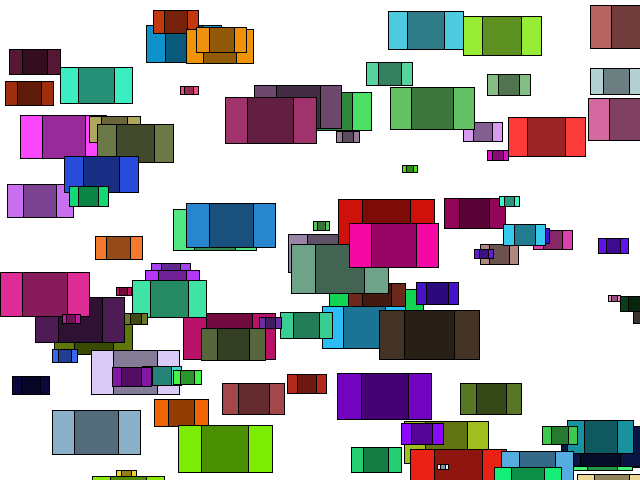
Frame 1 (no input)
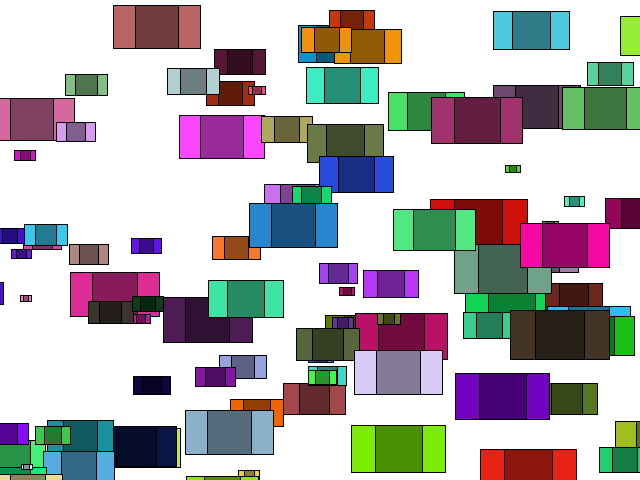
Frame 60 (the mouse pressed at the canvas centre just before this capture)
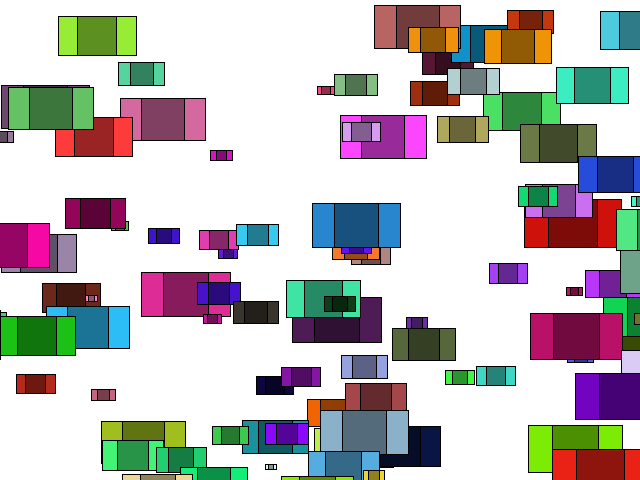
Frame 120 (the mouse held since frame 60 and released just before this capture)

The Processing sketch that drew these frames (run headless with seeded random() and noise(); from frame 60 on, the mouse is pressed at the canvas centre):

// Processing sketch: OOP_02
// ── OOP_02.pde
/*
Programación Basada en Objetos
(Object Oriented Programing - OOP)
Francisco Zamorano
Junio 2017
 
Modificado de Sergio Majluf, Nov. 2106
https://github.com/sergiomajluf/Programacion/tree/master/S6/Para%20Mostrar/miTaxi
*/

int nAutos = 100;
Auto [] autos = new Auto[nAutos];


void setup() {
  size(640, 480);
  
  for (int i=0; i<nAutos; i++) {
    color miColor = color(random(255),random(255),random(255), 255);
    float posX = random(width);
    float posY = random(height);
    float carSize = random(10,100);
    float vel = random(1, 5);
    autos[i] = new Auto (posX, random(height), carSize, miColor, vel);
  }
}

void draw() { 
  background(255);

  // llamamos a los metodos
  for (int i=0; i<nAutos; i++) {
    autos[i].dibuja();
    autos[i].avanza();
  }
}
// ── auto.pde
// Creamos la CLASE con nuestro nombre
class Auto {
  float posX;
  float posY;
  float size;
  color col;
  float vel;

  // Constructor
  Auto(float pX, float pY, float s, color c, float v) {
    posX = pX;
    posY = pY;
    size = s;
    col  = c;
    vel  = v;
  }
  
  // Método para dibujarlo
  void dibuja() {
    fill(col);
    rect(posX, posY, size, size/2);
    fill(0,0,0,100);
    rect(posX+size/4, posY, size/2, size/2);
  }

  // Método para moverlo
  void avanza() {
    if (posX < width) {
      posX += vel;
    } else {
      posX = -size;
    }
  }
}
